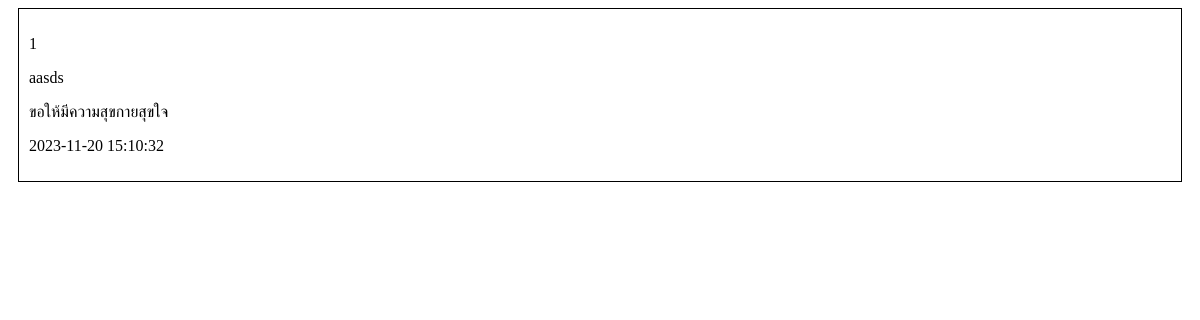
Before: / with the older database file.
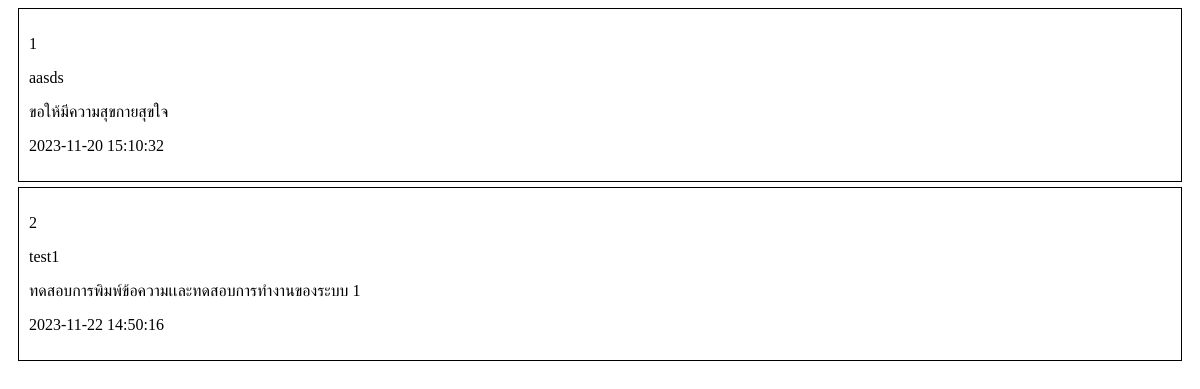
After: the same page with the newer database file.
### tables this page shows
CREATE TABLE tbl_wish (
                    id INTEGER PRIMARY KEY AUTOINCREMENT, 
                    fullname VARCHAR(100), 
                    wish VARCHAR(255), 
                    created DATETIME DEFAULT CURRENT_TIMESTAMP 
                );

### app/views.py (the view)
@app.route('/', methods=['GET'])
def home():
    try:
        database = Models()
        query = database.Select_Data()
        return render_template('index.html', data=query['data'])
    except Exception as ex:
        return f'error {ex}'

### app/models.py (called while the page is built, shortened)
    def GenerateConect(self):
        connect = sqlite3.connect(self.db)
        return connect

    def migation_table(self) :
        connect = self.GenerateConect()
        cursor = connect.cursor()
        query = cursor.execute('SELECT name FROM sqlite_master WHERE type="table" and name="tbl_wish"').fetchall()

    def Select_Data(self) -> dict:
        try:
            connect = self.GenerateConect()
            cursor = connect.cursor()
            query = cursor.execute('SELECT * FROM tbl_wish ').fetchall()
            datas = []
            for data in query:
                row = {
                    'id': data[0],
                    'fullname': data[1],
                    'wish': data[2],
                    'time': data[3]
                }
                datas.append(row)
            return {'data':datas}
        except Exception as e:
            return {'error' : e}

### app/templates/index.html (shortened to what this page needs)
<!DOCTYPE html>
<html lang="en">
<head>
    <link rel="stylesheet" href="{{url_for('static', filename='index/index.css')}}">
</head>
<body>
    {% for item in data %}
       <div class="card">
            <div class="card-bordy">
                <p> {{item.id}} </p>
                <p> {{item.fullname}} </p>
                <p> {{item.wish}} </p>
                <p> {{item.time}} </p>
            </div>
       </div>
    {% endfor %}
</body>
</html>

### app/static/index/index.css (style rules this page uses)
.card { border: 1px solid black; margin: 5px 10px; padding: 10px 10px; }

Changed rows visible on the page:
added tbl_wish: id "2", fullname "test1", wish "ทดสอบการพิมพ์ข้อความเเละทดสอบการทำงานของระบบ 1", time "2023-11-22 14:50:16"
